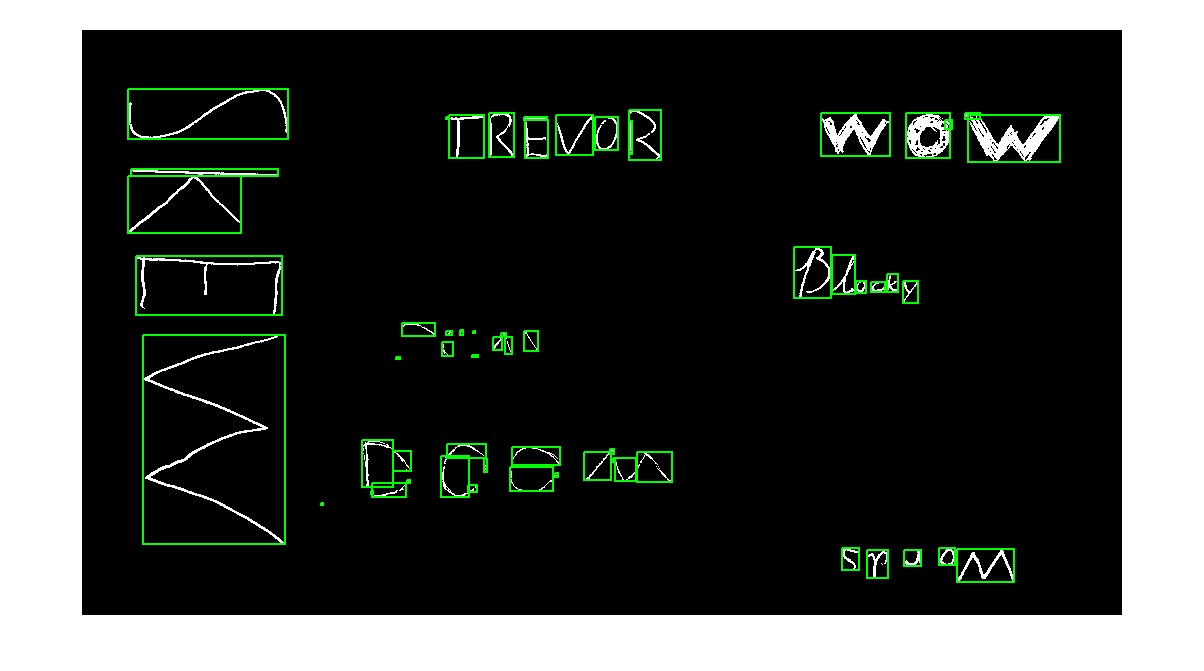
%> input picture writeup/BoundingBoxImage_clean.png, 1204 x 671 px
$ octave --eval "result = thresholdImage_v3(imread('../writeup/BoundingBoxImage_clean.png'));"   (GNU Octave 9; MATLAB toolbox functions it lacks are replaced by stand-ins)
%> lines starting %> are read from the running program, lines starting %| are printed output that depends on the picture; in (x1, y1, x2, y2) boxes, pixels count from 0 and x2, y2 are one past the last pixel; in counts of white or black regions, pixels touching at a corner belong together; the program's own positions count from 1
function [ final ] = thresholdImage_v3( I )
 %thresholdImage to see the desired features more clearly
% %   Inputs: I - image
% %   Outputs: final - binary thresholded image
%% Convert to gray scale
imagen = I;
%> imagen is the input picture: size 671x1204x3 uint8; mean R, G, B 66.2, 70.1, 66.2
if size(imagen,3)==3 %RGB image
   imagen=rgb2gray(imagen);
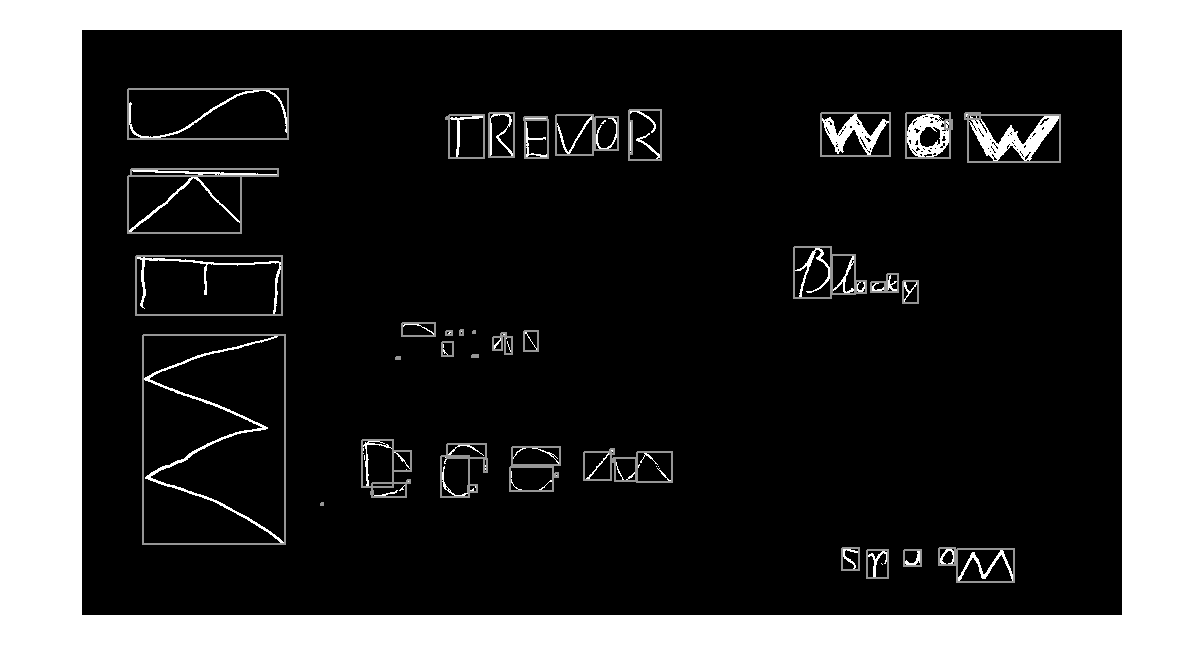
%> imagen: size 671x1204 uint8; min 0, max 255, mean 68.5
%end
%Convert to binary image
threshold = graythresh(imagen);
%> threshold = 0.292
imagen =~im2bw(imagen,threshold+0.05);
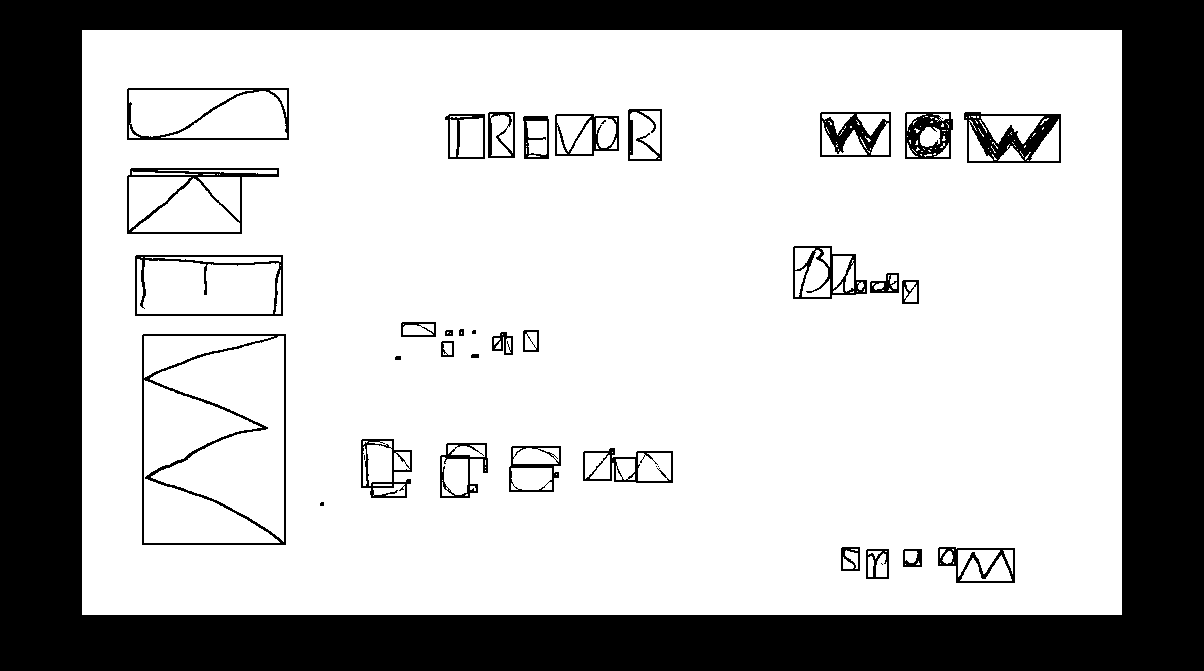
%> imagen: size 671x1204 logical; 72.5% white; 40 black regions (8 under 20 px), largest, box (x1, y1, x2, y2) and area: (0, 0, 1204, 671) 199484, (142, 334, 286, 545) 2846, (964, 112, 1061, 163) 2198
%Remove all object containing fewer than 30 pixels
imagen = bwareaopen(imagen,30);
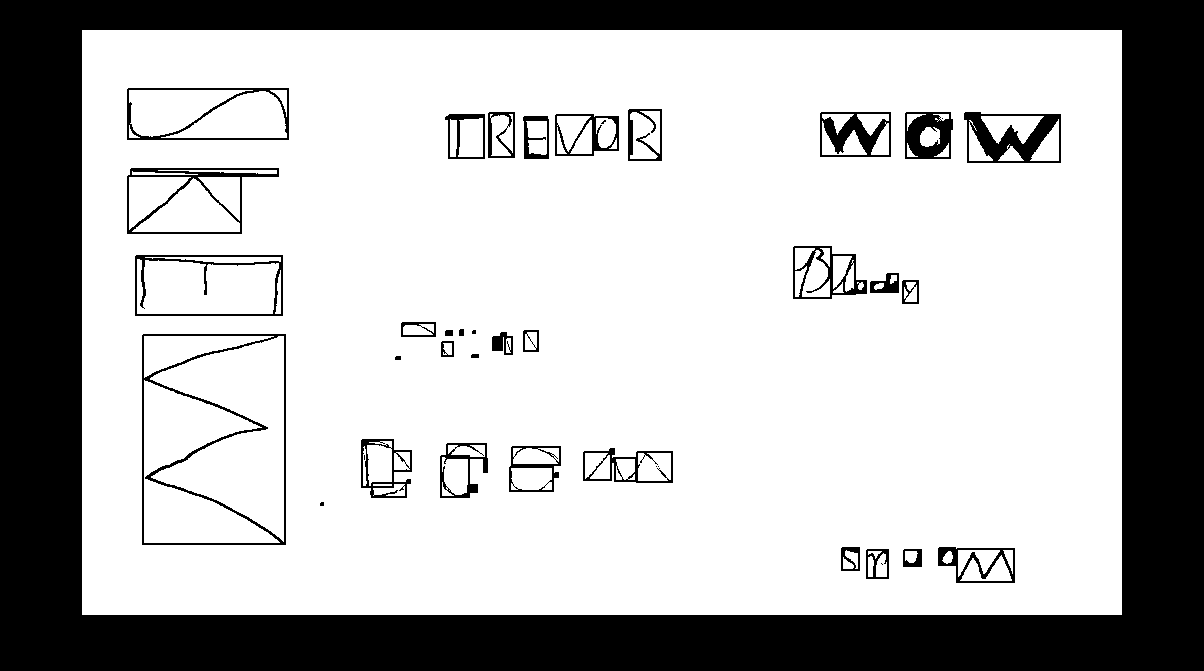
%> imagen: size 671x1204 logical; 72.4% white; 40 black regions (8 under 20 px), largest, box (x1, y1, x2, y2) and area: (0, 0, 1204, 671) 199484, (142, 334, 286, 545) 2846, (964, 112, 1061, 163) 2343
pause(1)
%Show image binary image
figure(2)
imshow(~imagen);
title('INPUT IMAGE WITHOUT NOISE')
final = imagen;

%rem < 30 pixels
 final = bwareaopen(imagen,30);
 figure;imshow(final, []);
%
% img = rgb2gray(I); %to make it grayscale
% % figure('Name','Original Grayscale');imshow(img);
%
% final = img;
%
% %% Perform edge detection
% edgeMask = edge(final);
%
% %% rem < 30 pixels
%  final = bwareaopen(final,30);
%  %pause(0.5);
%  %figure('Name','rem < 30 pixels');imshow(final);
%
% %% Special sobel
% sobelMask = conv2(double(img), fspecial('sobel'), 'same');
%
% %% MSER regions
% % Detect and extract regions
% mserRegions = detectMSERFeatures(img,'RegionAreaRange',[150 2000]);
% mserRegionsPixels = vertcat(cell2mat(mserRegions.PixelList));  % extract regions
%
% % % Visualize the MSER regions overlaid on the original image
% % figure; imshow(I); hold on;
% % plot(mserRegions, 'showPixelList', true,'showEllipses',false);
% % title('MSER regions');
%
% % Convert MSER pixel lists to a binary mask
% mserMask = false(size(img));
% ind = sub2ind(size(mserMask), mserRegionsPixels(:,2), mserRegionsPixels(:,1));
% mserMask(ind) = true;
%
% %% Show each pair
% MS = mserMask & sobelMask;
%
% ES = edgeMask & sobelMask;
%
% ME = mserMask & edgeMask;
%
% % figure; hold on;
% % subplot(1,6,1), subimage(mserMask), title('MSER regions')
% % subplot(1,6,2), subimage(edgeMask), title('Edges')
% % subplot(1,6,3), subimage(sobelMask), title('Sobel regions')
% % subplot(1,6,4), subimage(MS), title('MSER regions and Sobel regions')
% % subplot(1,6,5), subimage(ES), title('Edges and Sobel regions')
% % subplot(1,6,6), subimage(ME), title('MSER regions and Edges')
% % hold off;
% % pause(2);
%
% %% Put them together
%  final= sobelMask & mserMask; % We're using the sobel and mserMask to find words based on looking at sample plots for images above.
% % figure; imshow(final);
% % title('Intersection of sobel and edge')
% %
% % pause(2);
% figure;imshow(final, []);
 end
%

$ run again, on writeup/BoundingBoxImage_variedlighting.png
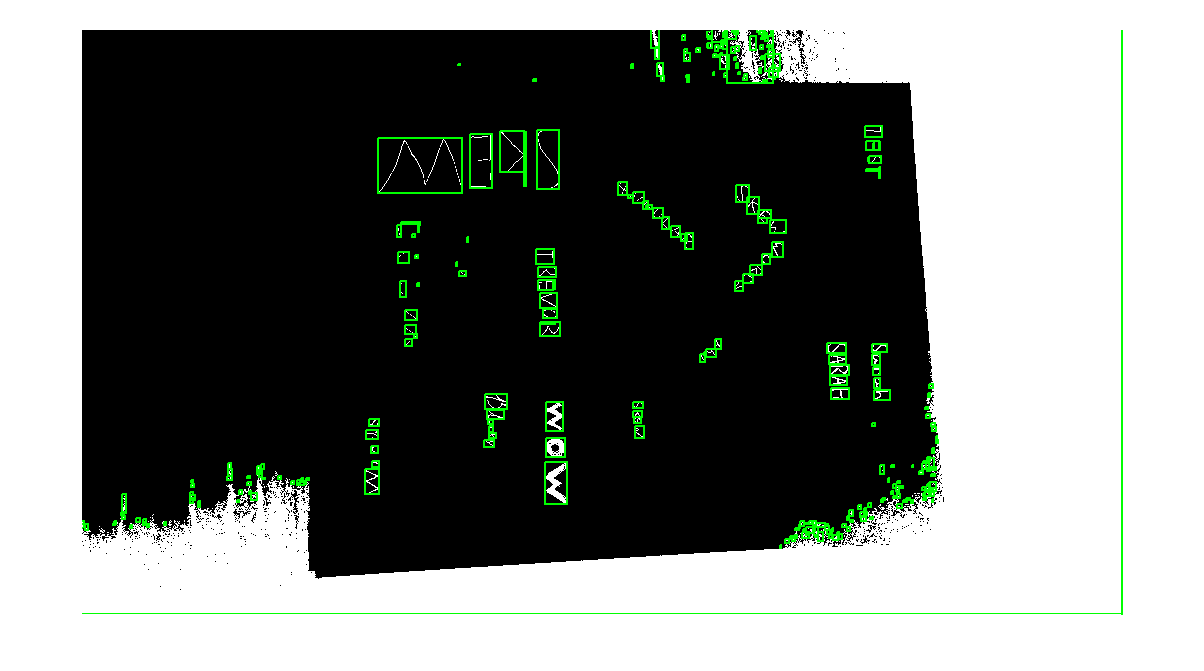
%> input picture writeup/BoundingBoxImage_variedlighting.png, 1204 x 671 px
%> in thresholdImage_v3, imagen is the input picture: size 671x1204x3 uint8; mean R, G, B 120.8, 125.4, 120.8
%> threshold = 0.292
%> in thresholdImage_v3, `imagen =~im2bw(imagen,threshold+0.05);`:
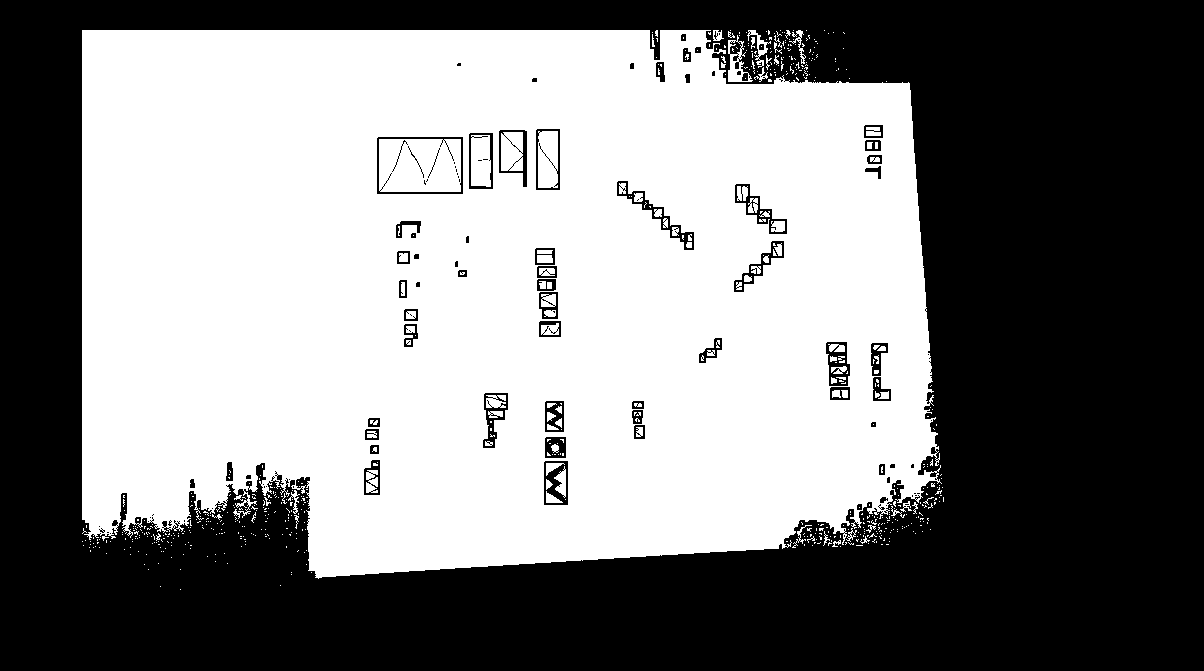
%> imagen: size 671x1204 logical; 50.8% white; 111 black regions (53 under 20 px), largest, box (x1, y1, x2, y2) and area: (0, 0, 1204, 671) 386840, (617, 181, 694, 250) 689, (377, 137, 463, 194) 605
%> in thresholdImage_v3, `imagen = bwareaopen(imagen,30);`:
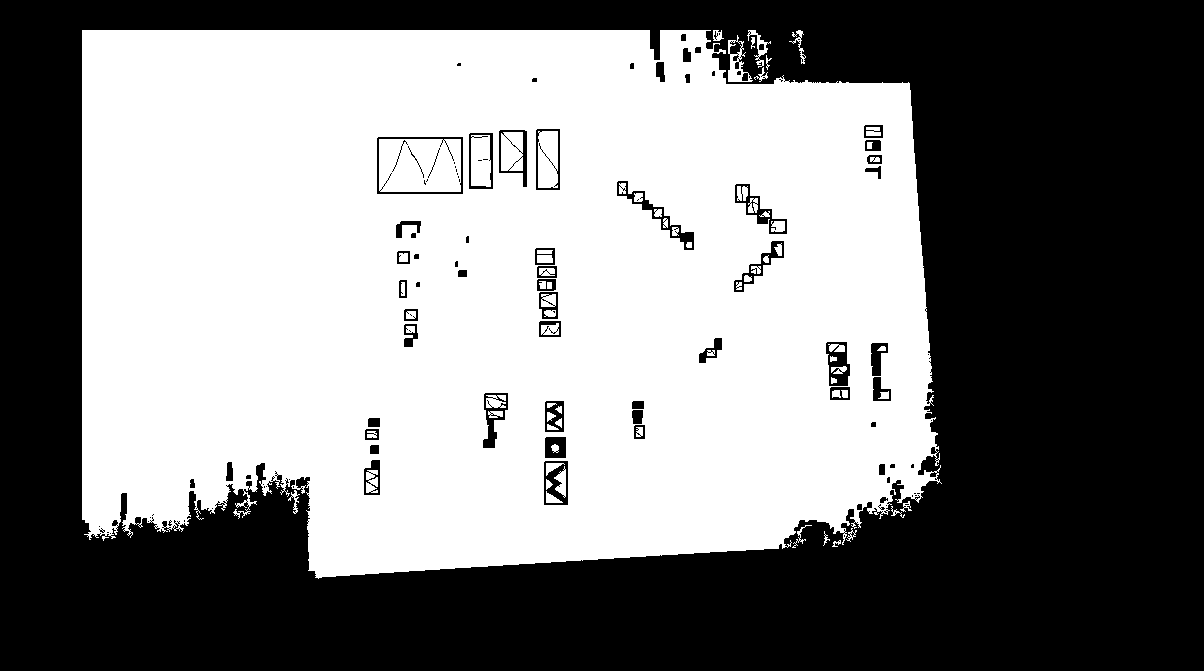
%> imagen: size 671x1204 logical; 50.5% white; 111 black regions (53 under 20 px), largest, box (x1, y1, x2, y2) and area: (0, 0, 1204, 671) 388497, (617, 181, 694, 250) 730, (826, 342, 850, 386) 632
